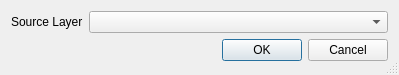
<?xml version="1.0" encoding="UTF-8"?>
<ui version="4.0">
 <class>dlg_features_from_layer</class>
 <widget class="QDialog" name="dlg_features_from_layer">
  <property name="geometry">
   <rect>
    <x>0</x>
    <y>0</y>
    <width>399</width>
    <height>75</height>
   </rect>
  </property>
  <property name="sizePolicy">
   <sizepolicy hsizetype="Minimum" vsizetype="Minimum">
    <horstretch>0</horstretch>
    <verstretch>0</verstretch>
   </sizepolicy>
  </property>
  <property name="windowTitle">
   <string>Replace Features From Layer</string>
  </property>
  <property name="sizeGripEnabled">
   <bool>true</bool>
  </property>
  <layout class="QFormLayout" name="formLayout">
   <item row="0" column="0">
    <widget class="QLabel" name="label">
     <property name="text">
      <string>Source Layer</string>
     </property>
    </widget>
   </item>
   <item row="0" column="1">
    <widget class="QComboBox" name="comboBox">
     <property name="minimumContentsLength">
      <number>30</number>
     </property>
    </widget>
   </item>
   <item row="2" column="0">
    <spacer name="horizontalSpacer">
     <property name="orientation">
      <enum>Qt::Horizontal</enum>
     </property>
     <property name="sizeHint" stdset="0">
      <size>
       <width>40</width>
       <height>20</height>
      </size>
     </property>
    </spacer>
   </item>
   <item row="2" column="1">
    <widget class="QDialogButtonBox" name="buttonBox">
     <property name="orientation">
      <enum>Qt::Horizontal</enum>
     </property>
     <property name="standardButtons">
      <set>QDialogButtonBox::Cancel|QDialogButtonBox::Ok</set>
     </property>
    </widget>
   </item>
  </layout>
 </widget>
 <resources/>
 <connections>
  <connection>
   <sender>buttonBox</sender>
   <signal>accepted()</signal>
   <receiver>dlg_features_from_layer</receiver>
   <slot>accept()</slot>
   <hints>
    <hint type="sourcelabel">
     <x>248</x>
     <y>254</y>
    </hint>
    <hint type="destinationlabel">
     <x>157</x>
     <y>274</y>
    </hint>
   </hints>
  </connection>
  <connection>
   <sender>buttonBox</sender>
   <signal>rejected()</signal>
   <receiver>dlg_features_from_layer</receiver>
   <slot>reject()</slot>
   <hints>
    <hint type="sourcelabel">
     <x>316</x>
     <y>260</y>
    </hint>
    <hint type="destinationlabel">
     <x>286</x>
     <y>274</y>
    </hint>
   </hints>
  </connection>
 </connections>
</ui>
